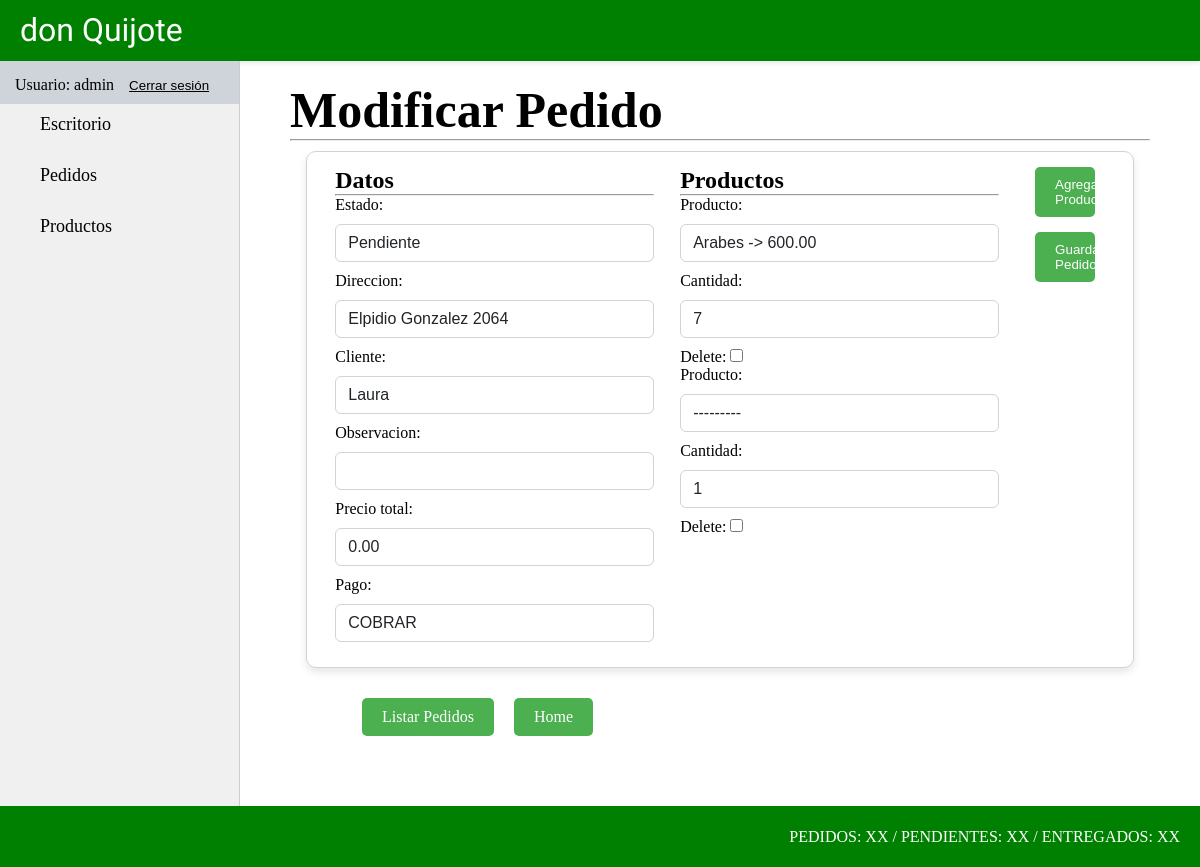
/pedido/pedido/update/13 (signed in), run on an earlier commit of the app's database.
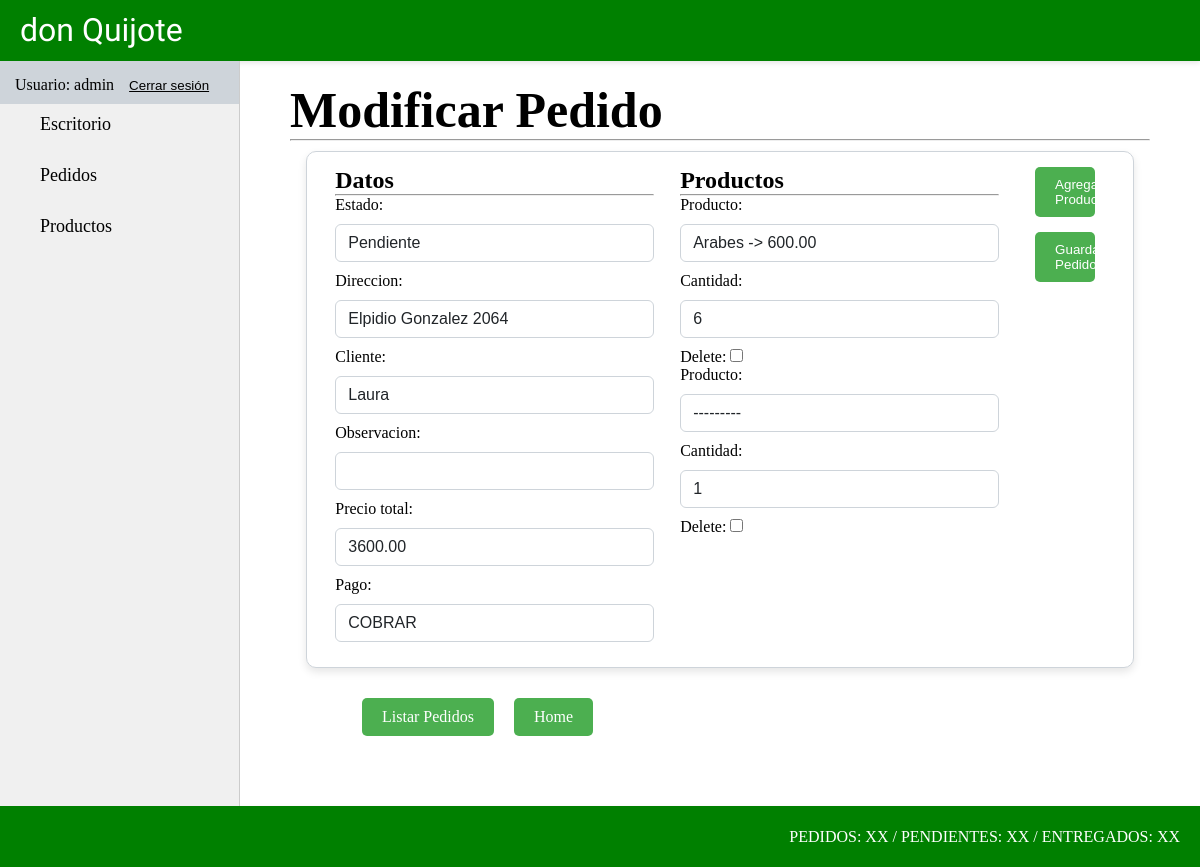
And on a later commit of the database.
### pedido/models.py (models this page shows, shortened)
class Pedido(models.Model):
    ESTADO_CHOICES = [
        ('Entregado', 'Entregado'),
        ('Pendiente', 'Pendiente'),
        ('Cancelado', 'Cancelado')
    ]
    PAGO_CHOICES = [
        ('Efectivo', 'P. EFECT'),
        ('Transferencia', 'P. TRANSF'),
        ('Debito', 'P. DEBITO'),
        ('Cobrar', 'COBRAR')
    ]
    estado = models.CharField(max_length=10, choices=ESTADO_CHOICES, default='Pendiente')
    hora = models.TimeField(editable=False)
    direccion = models.CharField(max_length=100)
    cliente = models.TextField(max_length=100, blank=True, null=True)
    observacion = models.TextField(max_length=100, blank=True, null=True)
    precio_total = models.DecimalField(max_digits=10, decimal_places=2, default=0.00)
    pago = models.CharField(max_length=13, choices=PAGO_CHOICES, default='Cobrar')

### pedido/views.py (the view, shortened to what this page needs)
# urls.py: path("pedido/update/<int:pk>", views.PedidoUpdate.as_view(), name="pedido_update"),
class PedidoUpdate(LoginRequiredMixin, UpdateView):
    model = Pedido
    form_class = PedidoForm
    template_name = 'pedido/pedido_update.html'
    def get_context_data(self, **kwargs):
        data = super().get_context_data(**kwargs)
        if self.request.POST:
            data['pedido_form'] = PedidoForm(self.request.POST, instance=self.object)
            data['formset'] = PedidoProductoFormSet(self.request.POST, instance=self.object)
        else:
            data['pedido_form'] = PedidoForm(instance=self.object)
            data['formset'] = PedidoProductoFormSet(instance=self.object)
        return data

### pedido/forms.py
class PedidoForm(forms.ModelForm):
    class Meta:
        model = Pedido
        fields = "__all__"
        widgets = {
            "estado": forms.Select(attrs={"class": "form-control"}),
            "hora": forms.TimeInput(attrs={"class": "form-control"}),
            "direccion": forms.TextInput(attrs={"class": "form-control"}),
            "cliente": forms.TextInput(attrs={"class": "form-control"}),
            "observacion": forms.TextInput(attrs={"class": "form-control"}),
            "precio_total": forms.NumberInput(attrs={"class": "form-control"}),
            "pago": forms.Select(attrs={"class": "form-control"}),
        }

### producto/models.py (called while the page is built)
    def __str__(self):
        return f"{self.nombre} -> {self.precio_unit}"

### pedido/templates/pedido/pedido_update.html (shortened to what this page needs)
{% extends 'core/base.html' %}
{% block titulo %}
    {% include 'core/components/titulo.html' with titulo="Modificar Pedido" %}
{% endblock titulo %}
{% block section %}
    <form class="form-container-crearpedidos" method="post">
        <div class="form">
            <h2>Datos</h2>
            <hr>
            {{ pedido_form.as_p }}
        </div>
        <div class="form" id="formset-container">
            <h2>Productos</h2>
            <hr>
            {% for form in formset %}
                {{ form.as_p }}
            {% endfor %}
        </div>
        <div class="form2">
            <button class="link-crud-productos" type="button" id="add-product">Agregar Producto</button>
            <button class="link-crud-productos" type="submit">Guardar Pedido</button>
        </div>
    </form>
    {% include 'pedido/components/btn_volver_listapedido.html' %}
{% endblock section %}

What changed in the data, as far as the page shows it:
changed Pedido "Pendiente": precio_total "0.00" → "3600.00"
Also different on the page:
form field as_p: "7" → "6"
